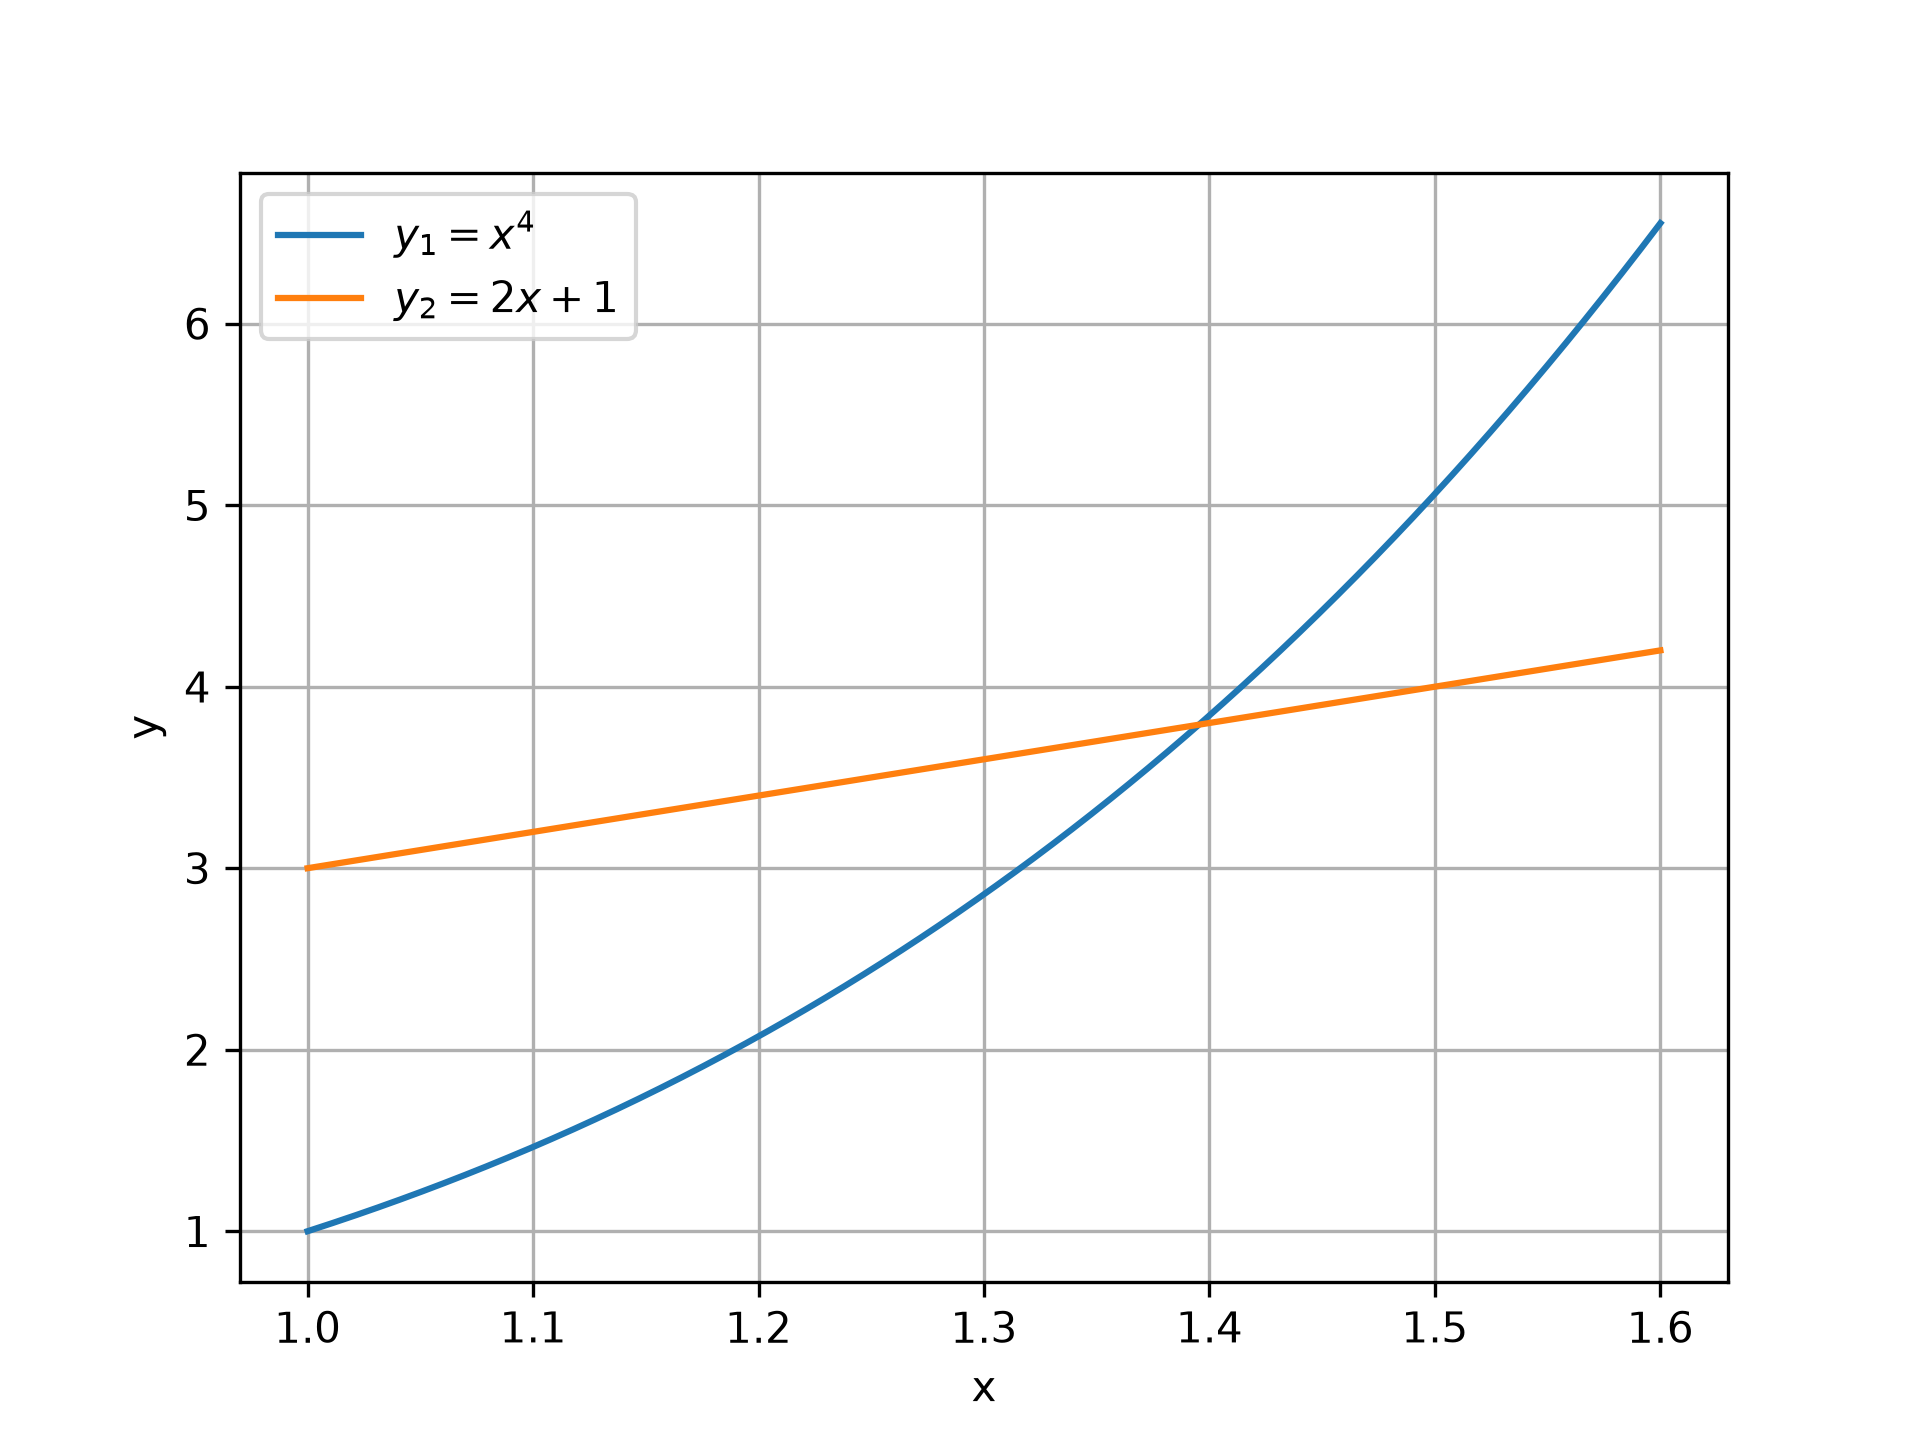

The Python source for this figure:

import numpy as np
import matplotlib.pyplot as plt


def f1(x):
    return x ** 4


def f2(x):
    return 2 * x + 1


x = np.linspace(1.0, 1.6, 500)

plt.plot(x, f1(x), label=r'$y_1 = x^4$')
plt.plot(x, f2(x), label=r'$y_2 = 2x + 1$')

plt.xlabel('x')
plt.ylabel('y')
plt.grid(True)
plt.legend()

plt.savefig('graph_2_1.png', dpi=300)
plt.show()
